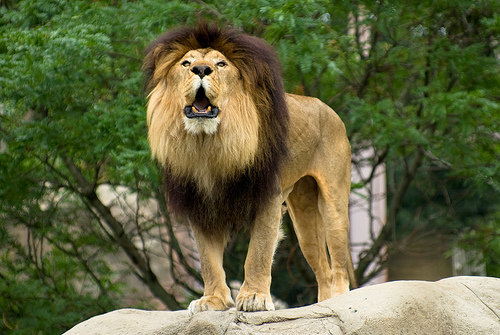
#> input picture lion.jpg, 500 x 335 px
$ jupyter execute --allow-errors Aula04-Filtragem.ipynb
#> lines starting #> are read from the running program, lines starting #| are printed output that depends on the picture
# Exercícios da Aula 04 - Filtragem
### Samuel Felipe dos Santos

[cell 1]
import cv2 as cv
import matplotlib.pyplot as plt
import numpy as np
from math import pi
from math import exp
import os
from sklearn.preprocessing import normalize

#### **Ex 1:**

● **Implemente a operação de correlação e procure a posição mais semelhante que uma determinada janela ocorre dentro de uma imagem grande.**

A seguir é implementado uma função de padding com zeros necessária para a execução da função de correlação, a função de soma usada após a multiplicação de um trecho da imagem pela máscara pela correlação e a função de correlação

[cell 2]
#Implementação de padding com zeros utilizado pela função de correlação
def pad(image, u,d,l,r):
    paded_image = np.zeros([image.shape[0]+u+d, image.shape[1]+l+r])
    paded_image[u:paded_image.shape[0]-d, l:paded_image.shape[1]-r] = image
    return paded_image

#Implementação da função de correlação entre uma imagem e uma mascara
def correlation(image, mask, function=np.sum):
    u = int(mask.shape[0]/2)
    d = mask.shape[0]-1-u
    l = int(mask.shape[1]/2)
    r = mask.shape[1]-1-l

    img_shape = image.shape
    p_image = pad(image, u, d, l, r)

    out = np.zeros(img_shape[:2])
    for i in range(u, u+img_shape[0]-1):
        for j in range(l, l+img_shape[1]-1):
            out[i-u,j-l] = function( mask *  p_image[ i-u :i+1+d, j-l:j+1+r ] )
    return out

Uma imagem em tons de cinza é aberta, sendo escolhida uma janela e calculada a correlação entre a imagem e a janela

[cell 3]
#imagem em tons de cinza é aberta
grayimg = cv.imread('lion.jpg', 0)
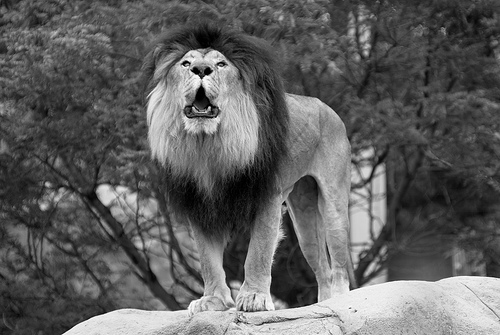
#> grayimg: shape (335, 500); min 0, max 255, mean 95.5

#É mostrado (primeira ilustração a esquerda) a imagem original em tons de cinza
fig = plt.figure(figsize=(20, 20))
fig.add_subplot(1, 3, 1)
plt.imshow(grayimg, cmap='gray')

#É escolhido uma janela, que é mostrada na elustração do meio
msk_windown_i = [50,100]
msk_windown_j = [175,225]

#A função de correlação é aplicada sobre a imagem utilizando a janela como mascara,
#resultando na ilustração a direita
msk = grayimg[msk_windown_i[0]:msk_windown_i[1], msk_windown_j[0]:msk_windown_j[1]]
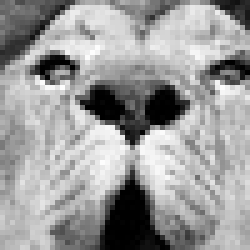
#> msk: shape (50, 50) (shown 5 times larger); min 0, max 254, mean 155
fig.add_subplot(1, 3, 2)
plt.imshow(msk, cmap='gray')

correlation_img_msk = correlation(grayimg, msk)
#> in pad, `paded_image[u:paded_image.shape[0]-d, l:paded_image.shape[1]-r] = image`:
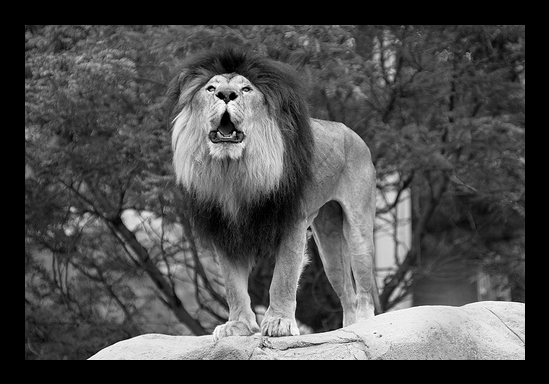
#> paded_image: shape (384, 549) float64; min 0, max 255, mean 75.9
#> after the loop in correlation, `for i in range(u, u+img_shape[0]-1):`:
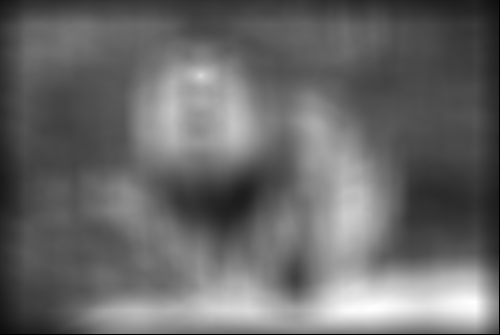
#> out: shape (335, 500) float64; min 0, max 83477906, mean 34342180.4; drawn with min black and max white
fig.add_subplot(1, 3, 3)
plt.imshow(correlation_img_msk, cmap='gray')

É procurado então, na imagem resultante da correlação, o valor mais alto, pois ele deve indicar o centro da região mais similar a janela.

As ilustrações mostram a janela utilizada na correlação, e a região mais similar encontrada. Como pode ser visto, o método não foi bem sucedido, sendo encontrada uma região diferente.

[cell 4]
max_center = np.unravel_index(correlation_img_msk.argmax() , correlation_img_msk.shape)
#> max_center = (302, 474)
max_windown_i = [ max_center[0]-25,max_center[0]+25]
#> max_windown_i = [277, 327]
max_windown_j = [ max_center[1]-25,max_center[1]+25]
#> max_windown_j = [449, 499]
print('max center:', max_center)
#| max center: (302, 474)
print('max_windown:', max_windown_i, max_windown_j)
#| max_windown: [277, 327] [449, 499]
print('msk_windown:', msk_windown_i, msk_windown_j)

print(np.sum(msk*msk))
#| 265805
print(np.sum(msk* grayimg[max_windown_i[0]:max_windown_i[1], max_windown_j[0]:max_windown_j[1] ]))
#| 312978

fig = plt.figure(figsize=(20, 20))
fig.add_subplot(1, 3, 1)
plt.imshow(msk, cmap='gray')
fig.add_subplot(1, 3, 2)
plt.imshow(grayimg[max_windown_i[0]:max_windown_i[1], max_windown_j[0]:max_windown_j[1]], cmap='gray')
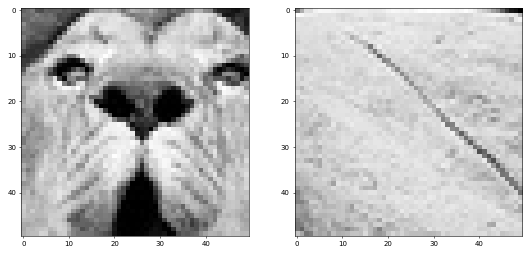
#> figure drawn by matplotlib, 2 panels

Para tentar resolver esse problema, foram implementadas as funções a seguir.
A primeira faz com que os valores da imagem variem entre os parametros img_min e img_max, e a segunda subtrai o valor da média dos pixels e divide pelo desvio padrão.

[cell 5]
def rescale(img, img_min, img_max):
#> called with img_min = 0, img_max = 255
    mn = img.min()
#> mn = 0
    mx = img.max()
#> mx = 255
    return ((img-mn)/(mx-mn)*(img_max-img_min) + img_min)

def standardize(img, mean, std):
#> called with mean = 95.48, std = 56.61
    return (img-mean)/std

Essas operações de normalização foram aplicadas a imagem, sendo calculada novamente sua correlação, sendo procurado o ponto de intensidade máxima no resultado.

Na primeira coluna, a primeira ilustração mostra a imagem após a normalização, a segunda mostra a janela, e a terceira mostra o resultado da correlação.

Na segunda coluna, é mostrado a janela usada na correlação, e a região mais similar encontrada, como pode ser visto, o método foi bem sucedido, pois as imagens são iguais.

[cell 6]
#imagem é aberta e normalizada
grayimg = cv.imread('lion.jpg', 0)
n_img = rescale(grayimg, 0, 255).astype('uint8')
n_img = standardize(n_img, n_img.mean(), n_img.std())

fig = plt.figure(figsize=(20, 20))
fig.add_subplot(1, 3, 1)
plt.imshow(n_img, cmap='gray')

#É selecionada uma janela
n_msk = n_img[msk_windown_i[0]:msk_windown_i[1], msk_windown_j[0]:msk_windown_j[1]]
fig.add_subplot(1, 3, 2)
plt.imshow(n_msk, cmap='gray')

#É realizada a operação de correlação entre a imagem normalizada e a janela
co_img_msk_normalized = correlation(n_img, n_msk)
#> call 2 of pad, with u = 25, d = 24, l = 25, r = 24
#> in pad (call 2), `paded_image[u:paded_image.shape[0]-d, l:paded_image.shape[1]-r] = image`:
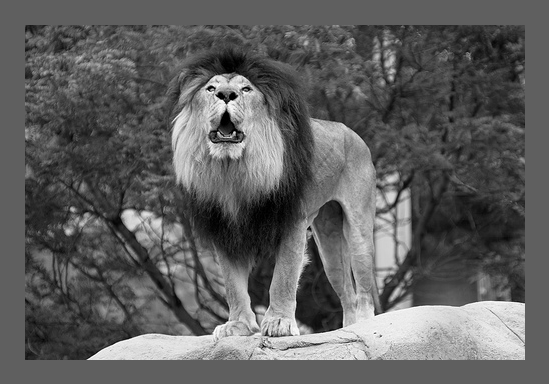
#> paded_image: shape (384, 549) float64; min -1.69, max 2.82, mean -1.01e-16; drawn with min black and max white
#> after the loop in correlation (call 2), `for i in range(u, u+img_shape[0]-1):`:
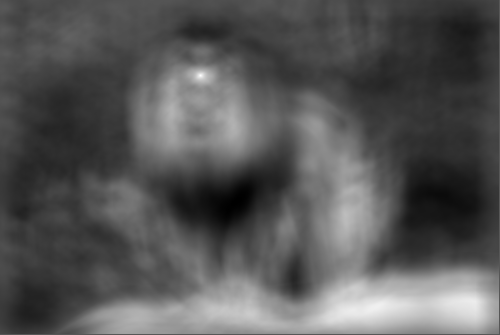
#> out: shape (335, 500) float64; min -3306.2, max 6303.8, mean -34.4; drawn with min black and max white
fig.add_subplot(1, 3, 3)
plt.imshow(co_img_msk_normalized, cmap='gray')

#É encontrado o ponto de intensidade maxima no resultado da correlação, que é o centro da
#da região mais similar
max_center = np.unravel_index(co_img_msk_normalized.argmax() , co_img_msk_normalized.shape)
#> max_center = (75, 200)
max_windown_i = [ max_center[0]-25,max_center[0]+25]
#> max_windown_i = [50, 100]
max_windown_j = [ max_center[1]-25,max_center[1]+25]
#> max_windown_j = [175, 225]

fig = plt.figure(figsize=(20, 20))
fig.add_subplot(1, 3, 1)
plt.imshow(n_msk, cmap='gray')
fig.add_subplot(1, 3, 2)
plt.imshow(n_img[max_windown_i[0]:max_windown_i[1], max_windown_j[0]:max_windown_j[1]], cmap='gray')

#### Ex 2:

**● Pesquise e implemente o filtro de suavização gaussiano**

**● Baixe a base de imagens de células do link abaixo. Depois tente fazer
limiarizações para separar as células do fundo**

**–** http://www.cellimagelibrary.org/pages/project_20269

**– Pode usar subconjunto aleatório (100 imagens neste exercício)**

**● Tente usar filtros de suavização para melhorar os resultados e deixar as
células com o mínimo de componentes possíveis.**

**– Faça o teste com:**

**● 4 filtros diferentes**

**– Caso seja necessário um filtro muito grande para ver alterações, reduza a resolução da imagem para menos de
1000x1000 pixels.**

**● 3 tamanhos de janela para cada filtro**

**– Comparar resultados dos filtros sobre todas imagens**

**– Qual filtro você escolheria para a base? Justifique.**

Abaixo foram implementados três kernel que serão utilizados nos experimentos, gaussiano, média e um kernel com todos valores igual a 1.

[cell 7]
def gaussian_kernel(shape, std):
    center = [int(shape[0]/2),int(shape[0]/2)]
    out = np.zeros(shape[:2])
    for i in range(shape[0]):
        for j in range(shape[1]):
            out[i,j] = (1.0/(2.0*pi*std**2))*exp(-(((i-center[0])**2+(j-center[1])**2 )/(2.0*std**2)))
    return out

def mean_kernel(shape, std):
    out = np.ones(shape[:2])
    return out/out.size

def ones_kernel(shape, std):
    return np.ones(shape[:2])

Inicialmente foi aplicado o limiar de Otsu nas imagens sem nenhum filtro, para posteriormente ser possível conferir as vantagens da aplicação do filtro.

[cell 8]
i=0
#> (the rest of this cell did not finish here and is left out)

Serão utilizados quatro filtros nos experimentos: média, mediana, máximo e gaussiano

Cada um com 3 tamanhos de kernel: 3x3, 9x9, 15x15

Como pode ser visto no código abaixo, o experimento foi realizado na base de dados de células Human U2OS cells, sendo escolhidos 100 imagens aleatórias.

#> (a cell that did not finish here is left out)

O código abaixo foi utilizado para realizar os experimentos, nele os 4 filtros com 3 tamanhos diferentes de kernel são utilizados.

Inicialmente um filtro é utilizado para suavizar a imagem, e em seguida, é realizado a limiarização da imagem.

[cell 10]
i=0
#> (the rest of this cell did not finish here and is left out)

Para realizar uma avaliação quantitativa dos resultados, foi analisado a entropia das imagens geradas pelos diferentes métodos.

Quanto mais alta a entropia, mais irregular a imagem analisada é, por esse motivo, a ideia inicial seria escolher os filtros com menor entropia.

A Tabela abaixo é apresenta a média da entropia das 100 imagens limiarizadas pelos diferentes métodos, assim como o desvio padrão.

Como pode ser visto, os filtros de mediana com maior valor de kernel obtiveram os valores mais baixos de entropia, seguidos da imagem original, filtros de média, gaussiano e máximo.

Aparentemente, os métodos que conseguiram baixa entropia foram os que geraram formas pequenas e uniformes.

[cell 11]
from skimage.measure import shannon_entropy
import pandas as pd
from IPython.display import display, HTML

def entropy_average_std( path, sufix ):
    entropy = np.zeros(100).astype('float')
    for i in range(100):
        img_path = os.path.join(path, str(i)+sufix)
        img = cv.imread( img_path ,0)
        entropy[i] = shannon_entropy(img)
    return entropy.mean(), entropy.std()

entr = entropy_average_std( 'data/aula04/OTSUoriginal', '_thresh.png')
#> entr = (0, 0)

names = [ 'original' ]
kernels = [ [] ]
entropy_mean = [ entr[0] ]
#> entropy_mean = [0]
entropy_std  = [ entr[1] ]
#> entropy_std = [0]

for filters in [ 'mean', 'median', 'max', 'gaussian' ]:
    for kernel_size in [[3,3],[9,9],[15,15]]:
        entr = entropy_average_std( 'data/aula04/suavização',
                                   '_tresh_'+filters+'_'+str(kernel_size)+'.png')

        names += [ filters ]
        kernels += [ kernel_size ]
        entropy_mean += [ entr[0] ]
#> entropy_mean = [0, 0]
        entropy_std  += [ entr[1] ]
#> entropy_std = [0, 0]

data = {
    'filtro' : names,
    'kernel' : kernels,
    'média'  : entropy_mean,
    'd. padrão' : entropy_std
}

df = pd.DataFrame.from_dict(data)
#> df = table of 13 rows and 4 columns

display(df.sort_values(by='média'))

Abaixo será realizada uma análise qualitativa dos resultados, analisando a limiarização de algumas imagens do conjunto de dados.

Foram escolhidas quatro imagens, sendo elas as de número 3, 8, 65 e 82.

Nas ilustrações, para cada uma das imagens escolhidas, as linhas representam:
- Primeira linha:  imagem original
- Segunda linha: imagem original limiarizada
- Terceira linha: limiarização da imagem suavizada com filtro de média
- Quarta linha: limiarização da imagem suavizada com filtro de mediana
- Quinta linha: limiarização da imagem suavizada com filtro de máximo
- Terceira linha: limiarização da imagem suavizada com filtro Gaussiano

As colunas representam os tamanhos de kernel:
-  Primeira coluna: kernel 3x3
-  Primeira coluna: kernel 9x9
-  Primeira coluna: kernel 15x15

Em relação ao tipo de filtro, o de média, mediana e gaussiano obtiveram resultados similares, enquanto o de máximo aparenta ter obtido resultados piores, pois acabou gerando regiões muito grande, juntando diferentes células, principalmente para kernels maiores.

Em relação ao tamanho do kernels, de forma geral, quanto maior, mais detalhes da imagens são removidos, gerando formas mais silmples (por esse motivo, a entropia é menor), no entanto, maiores tamanhos de kernel fazem com que células diferentes se juntem.

Eu definiria o filtro de mediana com kernel 9x9 como o melhor, pois gerou formas mais simples e uniformes, destacando a forma geral da célula, ao mesmo tempo, não juntou muitas céluas.

[cell 12]
def plot_figs(j):
    fig = plt.figure(figsize=(20, 30))

    i=1
    img = cv.imread( 'data/aula04/Original/'+str(j)+'_nimg.png' ,0)
    fig.add_subplot(6, 3, i)
    plt.imshow(img, cmap='gray')
    i+=3

    img_path = 'data/aula04/OTSUoriginal/'+str(j)+'_thresh.png'
    img = cv.imread( img_path ,0)
    fig.add_subplot(6, 3, i)
    plt.imshow(img, cmap='gray')
    i+=3

    for filters in [ 'mean', 'median', 'max', 'gaussian' ]:
        for kernel_size in [[3,3],[9,9],[15,15]]:

            img_path = 'data/aula04/suavização/'+str(j)+'_tresh_'+filters+'_'+str(kernel_size)+'.png'
            img = cv.imread( img_path ,0)
            fig.add_subplot(6, 3, i)
            plt.imshow(img, cmap='gray')
            i+=1

#> (a cell that did not finish here is left out)

#> (a cell that did not finish here is left out)


#> (a cell that did not finish here is left out)


#> (a cell that did not finish here is left out)
